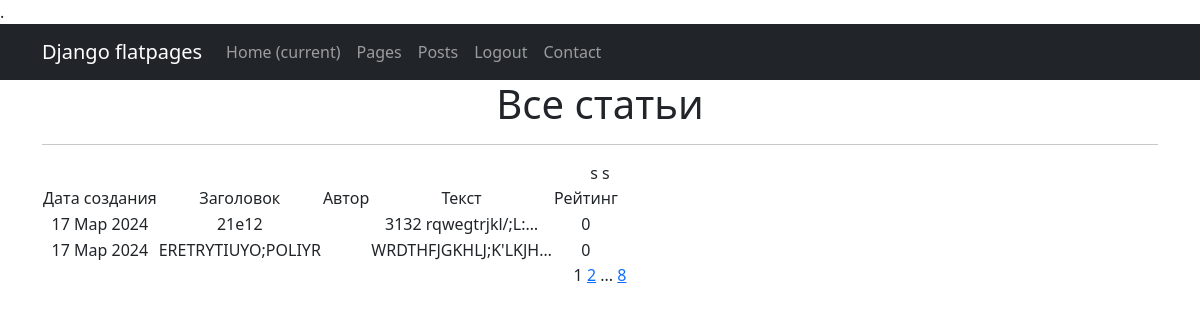
/posts/, run on the app's committed database.
### news/models.py (models this page shows, shortened)
class Post(models.Model):
    author = models.ForeignKey(Author, on_delete=models.CASCADE)
    NEWS = 'NW'
    ARTICLE = 'AR'
    CATEGORY_CHOICES = (
        (NEWS, 'Новость'),
        (ARTICLE, 'Статья'),
    )
    categoryType = models.CharField(max_length=2, choices=CATEGORY_CHOICES, default=ARTICLE)
    dateCreation = models.DateTimeField(auto_now_add=True)
    postCategory = models.ManyToManyField(Category, through='PostCategory')
    title = models.CharField(max_length=128)
    text = models.TextField()
    rating = models.SmallIntegerField(default=0)

### news/views.py (the view)
# urls.py: path('', PostList.as_view()),
class PostList(ListView):
    model = Post
    ordering = 'title'
    template_name = 'news.html'
    context_object_name = 'posts'
    paginate_by = 2

### templates/news.html (shortened to what this page needs)
{% extends 'flatpages/default.html' %}
{% load filters %}
{% block content %}
   <h1>Все статьи</h1>
   <hr>
   {% if posts %}
       <table>
           <tr>
               <td>Дата создания
</td>
               <td>Заголовок</td>
               <td>Автор</td>
               <td>Текст</td>
               <td>Рейтинг</td>
           </tr>
           {% for post in posts %}
               <tr>
                   <td>{{ post.dateCreation|date:'d M Y' }}</td>
                   <td>{{ post.title }}</td>s
                   <td>{{ post.user }}</td>
                   <td>{{ post.text|truncatechars:20 }}</td>
                   <td>{{ post.rating }}</td>
               </tr>
           {% endfor %}
       </table>
   {% else %}
       <h2>Статей нет!</h2>
   {% endif %}
   {{ page_obj.number }}
   {% if page_obj.has_next %}
       <a href="?page={{ page_obj.next_page_number }}">{{ page_obj.next_page_number }}</a>
       {% if paginator.num_pages != page_obj.next_page_number %}
           ...
           <a href="?page={{ page_obj.paginator.num_pages }}">{{ page_obj.paginator.num_pages }}</a>
       {% endif %}
   {% endif %}
{% endblock content %}

### data on the page
Post: dateCreation "17 Мар 2024", title "21e12", text "3132 rqwegtrjkl/;L:…", rating "0"
Post: dateCreation "17 Мар 2024", title "ERETRYTIUYO;POLIYR", text "WRDTHFJGKHLJ;K'LKJH…", rating "0"

### other printed values
{{ page_obj.number }} "1"
{{ page_obj.next_page_number }} "2"
{{ page_obj.paginator.num_pages }} "8"
